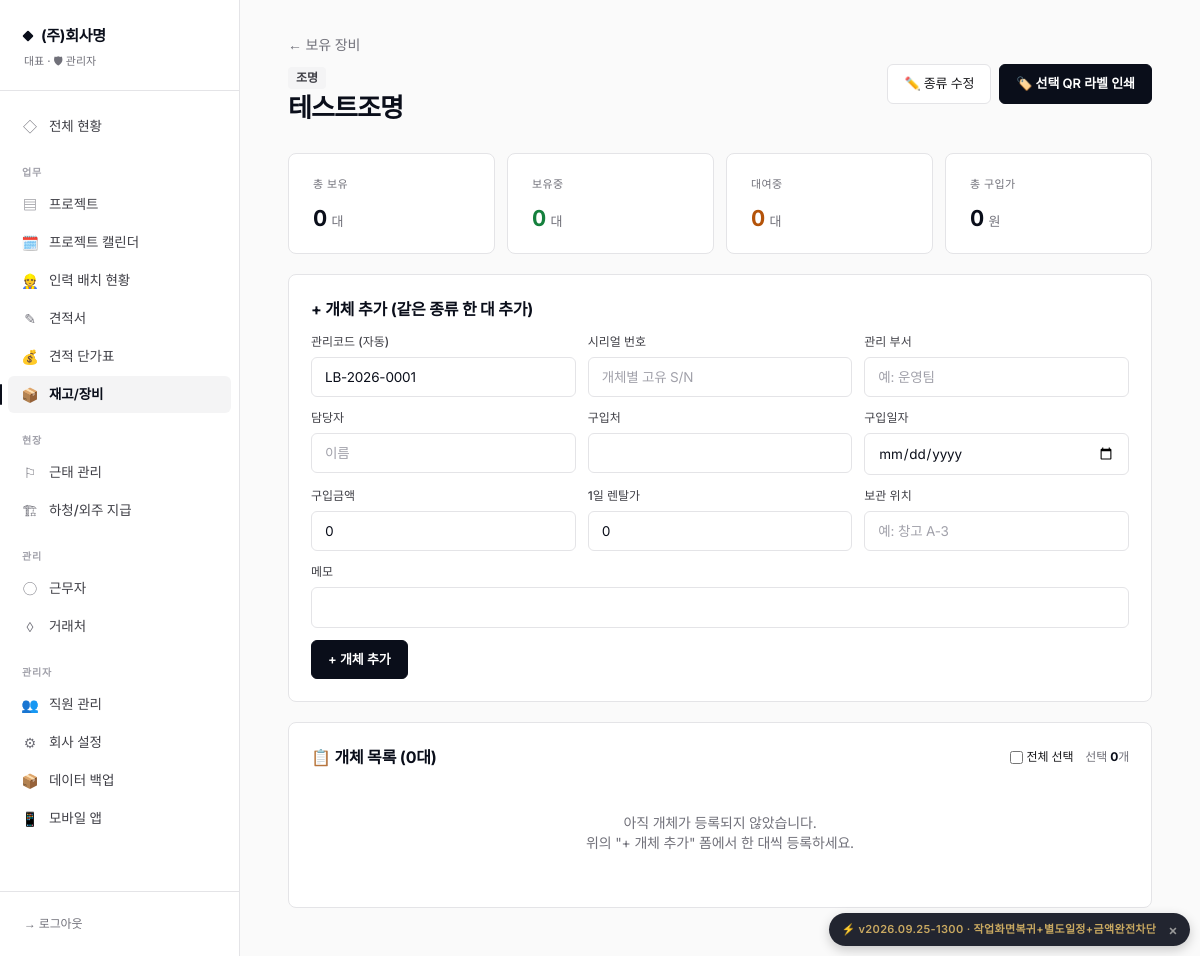
Page /equipment/1 (signed in) on the committed database.
### database.py (models this page shows)
class CompanySettings(SQLModel, table=True):
    id: Optional[int] = Field(default=1, primary_key=True)
    company_name: str = ""           # 상호
    representative: str = ""          # 대표자명
    biz_number: str = ""              # 사업자등록번호
    biz_type: str = ""                # 업태
    biz_item: str = ""                # 종목
    phone: str = ""                   # 대표 전화
    fax: str = ""                     # 팩스
    email: str = ""                   # 이메일
    address: str = ""                 # 주소
    bank_account: str = ""            # 입금 계좌 (은행 + 계좌번호)
    logo_image: str = ""              # 로고 파일명
    stamp_image: str = ""             # 도장 파일명
    default_payment_terms: str = "세금계산서 발행 후 30일 이내 입금"
    default_delivery_terms: str = "발주일로부터 협의 후 결정"
    default_valid_days: int = 30      # 견적서 유효기간(일)
    quote_footer_notes: str = ""      # 견적서 하단 특기사항 기본값
    quote_theme: str = "classic"      # classic / charcoal / mustard
    quote_color_primary: str = ""     # 직접 지정 색상 (비우면 테마 기본값)
    quote_color_accent: str = ""
    quote_title_normal: str = "견  적  서"        # 납품용 견적서 제목
    quote_title_rental: str = "렌 탈 견 적 서"     # 렌탈용 견적서 제목
    quote_greeting: str = "아래와 같이 견적합니다."  # 인사문구
    quote_footer_message: str = ""                 # 견적서 하단 메시지 (감사문구 등)
    show_spec: bool = True            # 규격 컬럼
    show_unit: bool = True            # 단위 컬럼
    show_memo: bool = False           # 비고 컬럼
    show_bank_in_quote: bool = True   # 입금계좌 표시
    show_stamp_in_sign: bool = True   # 하단 서명란 도장
    show_logo: bool = True            # 로고 표시
    quote_font_scale: int = 100       # 100 = 기본, 110 = 1.1배 등
    quote_layout_json: str = ""
    equipment_prefixes_json: str = ""
    expense_migrated_subcontract: bool = True   # 신규 설치는 정리 대상 없음 → True

class User(SQLModel, table=True):
    id: Optional[int] = Field(default=None, primary_key=True)
    username: str = Field(unique=True, index=True)
    password_hash: str
    name: str
    role: str = "staff"  # admin / staff
    phone: str = ""
    is_active: bool = True
    permissions_json: str = "{}"
    employee_type: str = "정직원"  # 정직원 / 알바생 / 관리자 (정직원만 출퇴근 버튼 사용)
    worker_id: Optional[int] = Field(default=None, foreign_key="worker.id", index=True)
    created_at: datetime = Field(default_factory=datetime.utcnow)

class Equipment(SQLModel, table=True):
    id: Optional[int] = Field(default=None, primary_key=True)
    name: str = Field(index=True)            # 장비명 (대분류)
    model: str = ""                          # 모델명 (예: Sharpy 230)
    manufacturer: str = ""                   # 제조사
    category: str = "조명"                    # 조명/음향/영상/구조물/전원/기타
    spec: str = ""                           # 규격/사양 (한 줄 요약)
    image: str = ""                          # 대표 이미지
    memo: str = ""                           # 비고
    spec_data: str = "{}"
    is_active: bool = True
    created_at: datetime = Field(default_factory=datetime.utcnow)

### routes_equipment.py (the view)
@router.get("/equipment/{eqid}", response_class=HTMLResponse)
def equipment_detail(request: Request, eqid: int):
    user = _user(request)
    with Session(engine, expire_on_commit=False) as s:
        eq = s.get(Equipment, eqid)
        if not eq:
            raise HTTPException(404)
        units_raw = s.exec(select(EquipmentUnit).where(EquipmentUnit.equipment_id == eqid).order_by(EquipmentUnit.asset_code)).all()
        units = [{
            "id": u.id, "asset_code": u.asset_code, "serial_number": u.serial_number,
            "purchase_vendor": u.purchase_vendor, "purchase_date": u.purchase_date,
            "purchase_price": u.purchase_price, "rental_price_daily": u.rental_price_daily,
            "status": u.status, "location": u.location,
            "department": u.department, "manager": u.manager,
            "last_check_date": u.last_check_date, "memo": u.memo,
        } for u in units_raw]
        eq_dict = {
            "id": eq.id, "name": eq.name, "model": eq.model,
            "manufacturer": eq.manufacturer, "category": eq.category,
            "spec": eq.spec, "memo": eq.memo,
        }
        total_purchase = sum(u["purchase_price"] for u in units)
        available = sum(1 for u in units if u["status"] == "보유중")
        on_rent = sum(1 for u in units if u["status"] == "대여중")
        in_repair = sum(1 for u in units if u["status"] == "수리중")
        defaults = {
            "asset_code": _next_asset_code(eq.category),
            "serial_number": "",
            "department": "", "manager": "",
            "purchase_vendor": "", "purchase_date": "",
            "purchase_price": 0, "rental_price_daily": 0, "location": "",
            "memo": "",
        }
        if units_raw:
            latest = max(units_raw, key=lambda u: (u.id or 0))
            defaults.update({
                "asset_code": _next_code_by_pattern(latest.asset_code),
                "department": latest.department or "",
                "manager": latest.manager or "",
                "purchase_vendor": latest.purchase_vendor or "",
                "purchase_date": str(latest.purchase_date) if latest.purchase_date else "",
                "purchase_price": latest.purchase_price or 0,
                "rental_price_daily": latest.rental_price_daily or 0,
                "location": latest.location or "",
            })
    return templates.TemplateResponse(request, "equipment_detail.html", {
        "user": user, "eq": eq_dict, "units": units,
        "total_purchase": total_purchase,
        "available": available, "on_rent": on_rent, "in_repair": in_repair,
        "defaults": defaults,
    })

### templates/equipment_detail.html (shortened to what this page needs)
{% extends "base.html" %}
{% block content %}
<div class="mb-6">
  <a href="/equipment" class="text-sm" style="color: var(--ink-4);">← 보유 장비</a>
  <div class="flex items-start justify-between mt-2 flex-wrap gap-3">
    <div>
      <span class="badge badge-gray text-xs">{{ eq.category }}</span>
      <h1 class="page-title mt-1">{{ eq.name }}</h1>
    </div>
    <div class="flex gap-2 flex-wrap">
      <a href="/equipment/{{ eq.id }}/edit" class="btn-secondary">✏️ 종류 수정</a>
      <button type="button" onclick="printSelected()" class="btn-primary">🏷️ 선택 QR 라벨 인쇄</button>
    </div>
  </div>
</div>
<div class="grid grid-cols-2 md:grid-cols-4 gap-3 mb-5">
  <div class="kpi-card"><div class="label">총 보유</div><div class="value value-sm num">{{ units|length }}<span class="unit">대</span></div></div>
  <div class="kpi-card"><div class="label">보유중</div><div class="value value-sm num" style="color: var(--positive);">{{ available }}<span class="unit">대</span></div></div>
  <div class="kpi-card"><div class="label">대여중</div><div class="value value-sm num" style="color: var(--warning);">{{ on_rent }}<span class="unit">대</span></div></div>
  <div class="kpi-card"><div class="label">총 구입가</div><div class="value value-sm num">{{ total_purchase|money }}<span class="unit">원</span></div></div>
</div>
<div class="card mb-5">
  <div class="flex items-start justify-between mb-3 flex-wrap gap-2">
    <h2 class="text-base font-bold" style="color: var(--ink);">+ 개체 추가 (같은 종류 한 대 추가)</h2>
  </div>
  <form method="post" action="/equipment/{{ eq.id }}/units/new" class="space-y-3">
    <div class="grid md:grid-cols-3 gap-3">
      <div>
        <label class="label">관리코드 (자동)</label>
        <input name="asset_code" class="input" value="{{ defaults.asset_code }}" placeholder="비우면 자동 생성">
      </div>
      <div>
        <label class="label">시리얼 번호</label>
        <input name="serial_number" class="input" value="{{ defaults.serial_number }}" placeholder="개체별 고유 S/N">
      </div>
      <div>
        <label class="label">관리 부서</label>
        <input name="department" class="input" value="{{ defaults.department }}" placeholder="예: 운영팀">
      </div>
      <div>
        <label class="label">담당자</label>
        <input name="manager" class="input" value="{{ defaults.manager }}" placeholder="이름">
      </div>
      <div>
        <label class="label">구입처</label>
        <input name="purchase_vendor" class="input" value="{{ defaults.purchase_vendor }}">
      </div>
      <div>
        <label class="label">구입일자</label>
        <input name="purchase_date" type="date" class="input" value="{{ defaults.purchase_date }}">
      </div>
      <div>
        <label class="label">구입금액</label>
        <input name="purchase_price" type="text" class="input num money-input" value="{{ defaults.purchase_price }}">
      </div>
      <div>
        <label class="label">1일 렌탈가</label>
        <input name="rental_price_daily" type="text" class="input num money-input" value="{{ defaults.rental_price_daily }}">
      </div>
      <div>
        <label class="label">보관 위치</label>
        <input name="location" class="input" value="{{ defaults.location }}" placeholder="예: 창고 A-3">
      </div>
      <div class="md:col-span-3">
        <label class="label">메모</label>
        <input name="memo" class="input">
      </div>
    </div>
    <div class="flex gap-2">
      <button class="btn-primary">+ 개체 추가</button>
    </div>
  </form>
</div>
<div class="card">
  <div class="flex items-center justify-between mb-3 flex-wrap gap-2">
    <h2 class="text-base font-bold" style="color: var(--ink);">📋 개체 목록 ({{ units|length }}대)</h2>
    <div class="flex items-center gap-3">
      <label class="text-xs flex items-center gap-1 cursor-pointer">
        <input type="checkbox" id="check-all" onchange="toggleAll(this)">
        전체 선택
      </label>
      <span class="text-xs" style="color: var(--ink-4);">선택 <span id="selected-count" class="font-bold" style="color: var(--ink);">0</span>개</span>
    </div>
  </div>
  {% if units %}
  <div class="overflow-x-auto">
    <table class="dt">
      <thead>
        <tr>
          <th style="width: 36px;"></th>
          <th>관리코드</th><th>시리얼</th><th>관리부서</th>
          <th>담당자</th><th>구입처</th>
          <th>구입일</th><th class="text-right">구입가</th>
          <th>위치</th><th>상태</th><th></th>
        </tr>
      </thead>
      <tbody>
        {% for u in units %}
        <tr>
          <td><input type="checkbox" class="unit-check" value="{{ u.id }}" onchange="updateCount()"></td>
          <td class="font-bold text-sm cursor-pointer" style="color: var(--ink);" onclick="location.href='/equipment/unit/{{ u.id }}'">{{ u.asset_code }}</td>
          <td class="text-xs">{{ u.serial_number or '—' }}</td>
          <td class="text-xs">{{ u.department or '—' }}</td>
          <td class="text-xs">{{ u.manager or '—' }}</td>
          <td class="text-xs">{{ u.purchase_vendor or '—' }}</td>
          <td class="text-xs">{{ u.purchase_date or '—' }}</td>
          <td class="text-right num">{{ u.purchase_price|money }}</td>
          <td class="text-xs">{{ u.location or '—' }}</td>
          <td>
            <span class="badge badge-dot {% if u.status == '보유중' %}badge-green{% elif u.status == '대여중' %}badge-orange{% elif u.status == '수리중' %}badge-red{% else %}badge-gray{% endif %}">{{ u.status }}</span>
          </td>
          <td class="text-xs">
            <a href="/equipment/unit/{{ u.id }}" style="color: var(--link);">상세 →</a>
          </td>
        </tr>
        {% endfor %}
      </tbody>
    </table>
  </div>
  {% else %}
  <div class="text-center py-8 text-sm" style="color: var(--ink-4);">
    아직 개체가 등록되지 않았습니다.<br>
    위의 "+ 개체 추가" 폼에서 한 대씩 등록하세요.
  </div>
  {% endif %}
</div>
{% endblock %}

### templates/base.html (shortened to what this page needs)
{% set _asset_ver = 'v2026.09.25-1300' %}
<!doctype html>
<html lang="ko">
<head>
<link href="https://cdn.jsdelivr.net/gh/orioncactus/pretendard@v1.3.9/dist/web/static/pretendard.min.css" rel="stylesheet">
<script src="https://cdn.tailwindcss.com"></script>
</head>
<body class="min-h-screen">
{% if request.state.user %}
{% set path = request.url.path %}
<aside class="hidden md:flex md:flex-col fixed inset-y-0 left-0 w-60 sidebar">
  <div class="brand">
    <div class="brand-mark">{{ request.state.company.company_name if request.state.company and request.state.company.company_name else 'Settlement' }}</div>
    <div class="brand-sub">{{ request.state.user.name }} · {% if request.state.is_admin %}🛡 관리자{% else %}👤 직원{% endif %}</div>
  </div>
  {% set perms = request.state.perms or {} %}
  {% set is_admin = request.state.is_admin %}
  <nav class="flex-1 py-4 overflow-y-auto">
    <a href="/" class="nav-link {% if path == '/' %}active{% endif %}"><span class="icon">◇</span>전체 현황</a>
    <div class="nav-section">업무</div>
    {% if is_admin or perms.get('projects') %}
    <a href="/projects" class="nav-link {% if path.startswith('/project') and not path.startswith('/project-calendar') %}active{% endif %}"><span class="icon">▤</span>프로젝트</a>
    <a href="/project-calendar" class="nav-link {% if path.startswith('/project-calendar') %}active{% endif %}"><span class="icon">🗓️</span>프로젝트 캘린더</a>
    <a href="/staffing" class="nav-link {% if path.startswith('/staffing') %}active{% endif %}"><span class="icon">👷</span>인력 배치 현황</a>
    {% endif %}
    {% if is_admin or perms.get('quotes') %}
    <a href="/quotes" class="nav-link {% if path.startswith('/quote') %}active{% endif %}"><span class="icon">✎</span>견적서</a>
    {% endif %}
    {% if is_admin or perms.get('products') %}
    <a href="/products" class="nav-link {% if path.startswith('/product') or path.startswith('/item') %}active{% endif %}"><span class="icon">💰</span>견적 단가표</a>
    <a href="/inventory" class="nav-link {% if path.startswith('/inventory') or path.startswith('/equipment') %}active{% endif %}"><span class="icon">📦</span>재고/장비</a>
    {% endif %}
    <div class="nav-section">현장</div>
    {% if is_admin or perms.get('attendance') %}
    <a href="/attendance" class="nav-link {% if path.startswith('/attendance') %}active{% endif %}"><span class="icon">⚐</span>근태 관리</a>
    {% endif %}
    {% if is_admin or perms.get('expenses') %}
    <a href="/expenses" class="nav-link {% if path.startswith('/expense') %}active{% endif %}"><span class="icon">🏗</span>하청/외주 지급</a>
    {% endif %}
    {% if is_admin or perms.get('workers') or perms.get('vendors') %}
    <div class="nav-section">관리</div>
    {% if is_admin or perms.get('workers') %}
    <a href="/workers" class="nav-link {% if path.startswith('/worker') %}active{% endif %}"><span class="icon">◯</span>근무자</a>
    {% endif %}
    {% if is_admin or perms.get('vendors') %}
    <a href="/vendors" class="nav-link {% if path.startswith('/vendor') %}active{% endif %}"><span class="icon">◊</span>거래처</a>
    {% endif %}
    {% endif %}
    {% if is_admin %}
    <div class="nav-section">관리자</div>
    <a href="/employees" class="nav-link {% if path.startswith('/employee') %}active{% endif %}"><span class="icon">👥</span>직원 관리</a>
    <a href="/settings" class="nav-link {% if path.startswith('/settings') %}active{% endif %}"><span class="icon">⚙</span>회사 설정</a>
    <a href="/backup" class="nav-link {% if path.startswith('/backup') %}active{% endif %}"><span class="icon">📦</span>데이터 백업</a>
    {% endif %}
    <a href="/m/" target="_blank" class="nav-link"><span class="icon">📱</span>모바일 앱</a>
  </nav>
  <div class="px-3 py-4 border-t" style="border-color: var(--line);">
    <a href="/logout" class="block px-3 py-2 text-xs font-medium" style="color: var(--ink-4);">→ 로그아웃</a>
  </div>
</aside>
<main class="md:ml-60 px-5 md:px-12 py-8 pb-24 md:pb-12 max-w-[1400px]">
  {% block content %}{% endblock %}
</main>
{% else %}
<main>{% block content_nologin %}{% endblock %}</main>
{% endif %}
{% set _current_version = 'v2026.09.25-1300' %}
<div id="deploy-version-badge" title="배포 버전 — 클릭하면 이 버전 안내를 다시 표시하지 않습니다"
     data-version="{{ _current_version }}"
     style="display:none; position:fixed; right:10px; bottom:10px; z-index:9990;
            background:rgba(10,14,26,0.9); color:#C9A961;
            padding:6px 12px; border-radius:999px;
            font-size:11px; font-weight:600; letter-spacing:0.03em;
            font-family:'Inter', monospace; cursor:pointer;
            box-shadow:0 4px 12px rgba(0,0,0,0.2);
            display:flex; align-items:center; gap:8px;">
  <span>⚡ {{ _current_version }} · 작업화면복귀+별도일정+금액완전차단</span>
  <span style="font-size:14px; color:#999; padding-left:4px;">×</span>
</div>
</body>
</html>

### rows in the picture
CompanySettings: state.company "(주)회사명"
User: state.user.name "대표"
Equipment: category "조명", name "테스트조명"

### other values in the picture
{{ units|length }} "0"
{{ available }} "0"
{{ on_rent }} "0"
{{ total_purchase|money }} "0"
{{ _current_version }} "v2026.09.25-1300"
